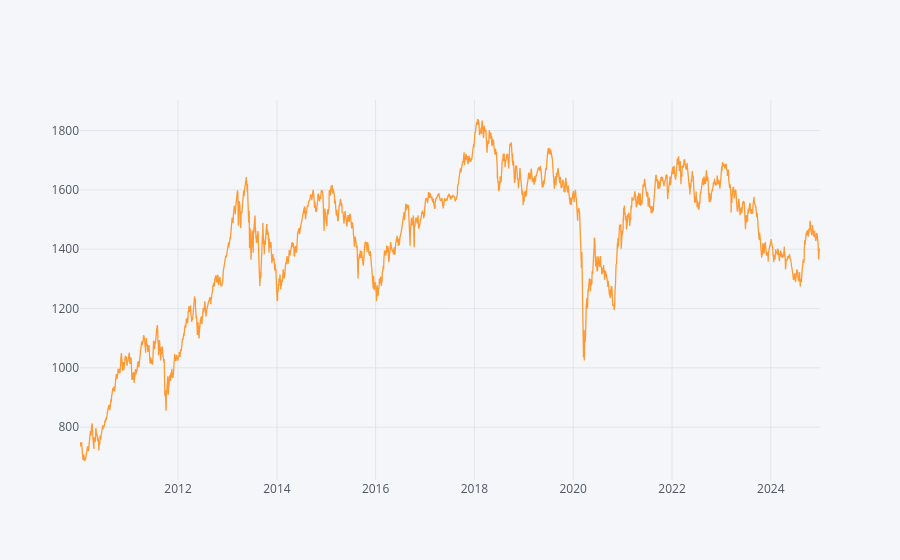

Source (notebook cell):
### Markdown cell above
## Starting to using model for predicting the next period return

### Code cell
df = df1.copy()
df['Close'].iplot(kind='line')

### Figure 1 — Plotly figure (JSON) as saved in the notebook; plotly's stock layout.template omitted (floating-point values rounded to 4 significant figures; data arrays with more than 128 entries replaced by an {"elided": "..."} marker saying what was removed)
{"data": [{"line": {"color": "rgba(255, 153, 51, 1.0)", "dash": "solid", "shape": "linear", "width": 1.3}, "mode": "lines", "name": "Close", "text": "", "type": "scatter", "x": {"elided": "3642 str values"}, "y": {"elided": "3642 float values"}}], "layout": {"legend": {"bgcolor": "#F5F6F9", "font": {"color": "#4D5663"}}, "paper_bgcolor": "#F5F6F9", "plot_bgcolor": "#F5F6F9", "title": {"font": {"color": "#4D5663"}}, "xaxis": {"gridcolor": "#E1E5ED", "showgrid": true, "tickfont": {"color": "#4D5663"}, "title": {"font": {"color": "#4D5663"}, "text": ""}, "zerolinecolor": "#E1E5ED"}, "yaxis": {"gridcolor": "#E1E5ED", "showgrid": true, "tickfont": {"color": "#4D5663"}, "title": {"font": {"color": "#4D5663"}, "text": ""}, "zerolinecolor": "#E1E5ED"}}}
